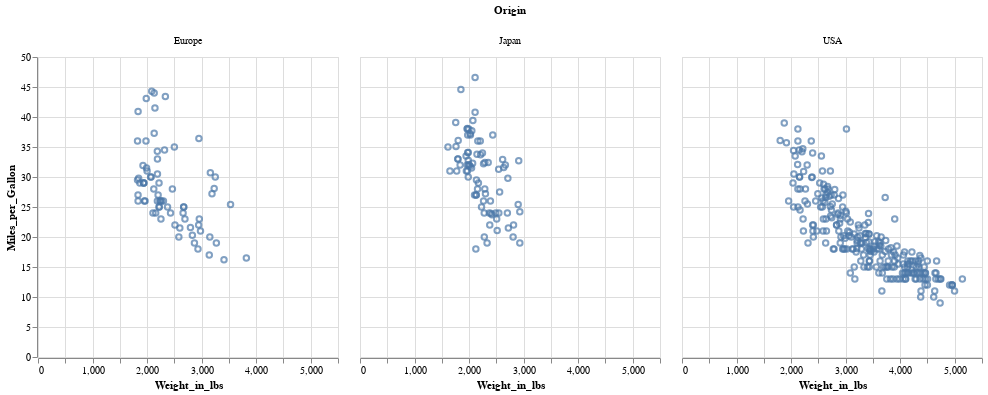

The cell this chart's notebook holds for it:
### Markdown cell above
### Declarative approach
In the declarative approach, we specify the final visualization we want rather than the steps to creating the visualization. We separate the visualization specification from the execution details on creating the visualization.  

Let us contrast that by creating the same plot in _Vega-Altair_ using a declarative approach.

### Code cell
import altair as alt
from vega_datasets import data

cars = data.cars()

# create a chart object, associate df as the data for the chart, map various columns to visual channels
alt.Chart(cars).mark_point().encode(
    x="Weight_in_lbs",
    y="Miles_per_Gallon",
    column="Origin",
    # color="Cylinders:O"
)

### Figure 1 — Vega-Lite specification as saved in the notebook (floating-point values rounded to 4 significant figures; data arrays with more than 128 entries replaced by an {"elided": "..."} marker saying what was removed)
{"config": {"view": {"continuousWidth": 300, "continuousHeight": 300}}, "data": {"name": "data-583e73726c1545c56c203344161a975c"}, "mark": {"type": "point"}, "encoding": {"column": {"field": "Origin", "type": "nominal"}, "x": {"field": "Weight_in_lbs", "type": "quantitative"}, "y": {"field": "Miles_per_Gallon", "type": "quantitative"}}, "$schema": "https://vega.github.io/schema/vega-lite/v5.20.1.json", "datasets": {"data-583e73726c1545c56c203344161a975c": {"elided": "406 records"}}}
